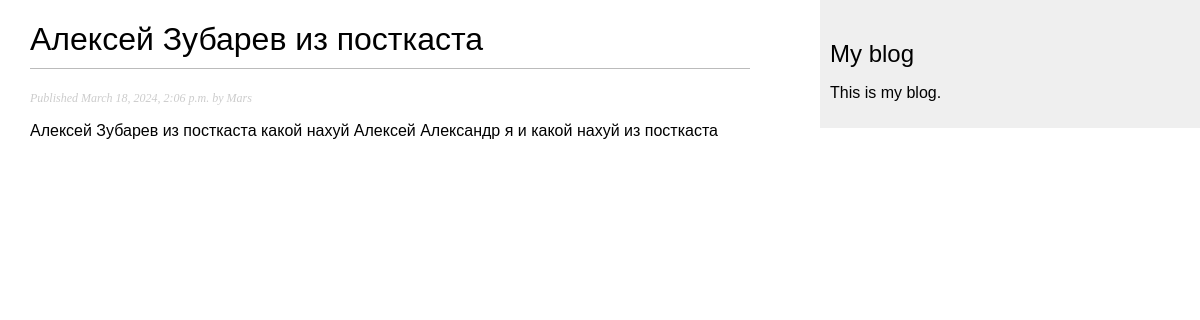
Screenshot of /blog/2024/3/18/aleksej-zubarev-iz-postkasta/ with the database file from the repository.
### blogs/models.py (models this page shows, shortened)
class Post(models.Model):
    class Status(models.TextChoices):
        DRAFT = 'DF', 'Draft'
        PUBLISHED = 'PB', 'Published'
    title = models.CharField(max_length=255)
    slug = models.SlugField(max_length=250,
                            unique_for_date='publish')
    author = models.ForeignKey(User,
                               on_delete=models.CASCADE,
                               related_name='blog_posts')
    body = models.TextField()
    publish = models.DateTimeField(default=timezone.now)
    created = models.DateTimeField(auto_now_add=True)
    updated = models.DateTimeField(auto_now=True)
    status = models.CharField(max_length=2, choices=Status.choices, default=Status.DRAFT)
    objects = models.Manager()
    published = PublishedManager()
    class Meta:
        ordering = ['-publish']
        indexes = [
            models.Index(fields=['-publish']),
        ]

### blogs/views.py (the view)
def post_detail(request, year, month, day, post):
    post = get_object_or_404(Post,
                             status=Post.Status.PUBLISHED,
                             slug=post,
                             publish__year=year,
                             publish__month=month,
                             publish__day=day)
    return render(request,
                  'blogs/post/detail.html',
                  {'post': post})

### templates/blogs/post/detail.html (shortened to what this page needs)
{% extends "blogs/base.html" %}
{% block content %}
    <h1>{{ post.title }}</h1>
    <p class="date">
        Published {{ post.publish }} by {{ post.author }}
    </p>
    {{ post.body|linebreaks }}
{% endblock %}

### static/css/blog.css (style rules this page uses)
body { margin:0; padding:0; font-family:helvetica, sans-serif; }
h1 { font-weight:normal; border-bottom:1px solid #bbb; padding:0 0 10px 0; }
p.date { color:#ccc; font-family: georgia, serif; font-size: 12px; font-style: italic; }

### rows the page displays
Post: title "Алексей Зубарев из посткаста", publish "March 18, 2024, 2:06 p.m.", author "Mars", body "Алексей Зубарев из посткаста какой нахуй Алексей Александр я и какой нахуй из посткаста"
